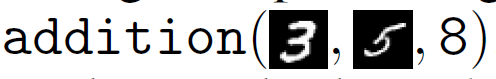
#> input picture 2018202135/photos/2.PNG, 496 x 79 px, found by its file name
$ python rotate_extend.py   (older library calls are emulated)
#> lines starting #> are read from the running program, lines starting #| are printed output that depends on the picture; after the words box and inside, x2 and y2 are one past the last pixel; in counts of white or black regions, pixels touching at a corner belong together
import cv2
import numpy as np
import random

path = 'D://Tello/img'

def find_contours(Laplacian):
    #binaryimg = cv2.Canny(res, 50, 200) #二值化，canny检测
    h,_ = cv2.findContours(Laplacian,cv2.RETR_EXTERNAL,cv2.CHAIN_APPROX_NONE) #寻找轮廓
    contour = h
    contour = sorted(contour, key = cv2.contourArea, reverse=True)#对一系列轮廓点坐标按它们围成的区域面积进行排序
    return contour

def rotate(image, scale=0.9):
    angle = random.randrange(-90, 90)#随机角度
    w = image.shape[1]
    h = image.shape[0]
    #rotate matrix
    M = cv2.getRotationMatrix2D((w/2,h/2), angle, scale)
    #rotate
    image = cv2.warpAffine(image,M,(w,h))
    return image

'''for i in range(0, 10):
        cnt = 9
        for j in range(1, 9):
            roi = cv2.imread(path + '/' + str(i) + '/' + str(j)+'.png')
            for k in range(12):
                img_rotation = rotate(roi)#旋转
                cv2.imwrite(path + '/' + str(i) + '/' + str(cnt)+ '.png',img_rotation)
                cnt += 1
                img_flip = cv2.flip(img_rotation,1)#翻转
                cv2.imwrite(path + str(i) + '_' + str(cnt)+ '.png',img_flip)
                cnt += 1
            print(i,'_',j,'完成')
'''
pict = cv2.imread(path + '/1/2.png')
#> pict is the input picture: shape (79, 496, 3); mean B, G, R 196.4, 196.1, 196.2
ycrcb = cv2.cvtColor(pict, cv2.COLOR_BGR2YCrCb)
#> ycrcb: shape (79, 496, 3); mean of channels 0, 1, 2 196.2, 128, 128.1
(_, cr, _) = cv2.split(ycrcb)
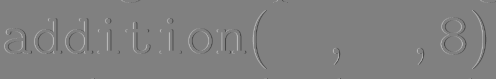
#> cr: shape (79, 496); min 71, max 183, mean 128
cr1 = cv2.GaussianBlur(cr, (5, 5), 0)
_, skin = cv2.threshold(cr1, 0, 255, cv2.THRESH_BINARY + cv2.THRESH_OTSU)
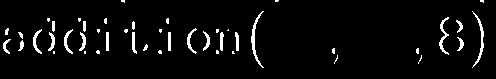
#> skin: shape (79, 496); 4.4% white; 46 white regions (23 under 20 px)
pict = cv2.bitwise_and(pict,pict,mask = skin)
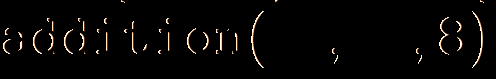
#> pict: shape (79, 496, 3); mean B, G, R 4.6, 5.7, 6.8
kernel = np.ones((3,3), np.uint8)
pict = cv2.erode(pict, kernel)
pict = cv2.dilate(pict, kernel)
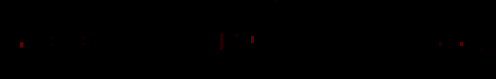
#> pict: shape (79, 496, 3); mean B, G, R 0, 0, 0.2
gray = cv2.cvtColor(pict, cv2.COLOR_BGR2GRAY)
dst = cv2.Laplacian(gray, cv2.CV_16S, ksize = 3)
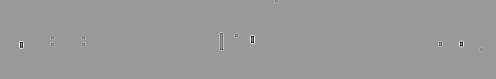
#> dst: shape (79, 496) int16; min -168, max 112, mean 0; drawn with min black and max white
Laplacian = cv2.convertScaleAbs(dst)
contour = find_contours(Laplacian)#提取轮廓点坐标
#> in find_contours, `h,_ = cv2.findContours(Laplacian,cv2.RETR_EXTERNAL,cv2.CHAIN_APPROX_NO..`: h = 12 contours, 7 with area under 20; largest, box (x1, y1, x2, y2) and area: (219, 32, 224, 51) 72, (250, 35, 255, 44) 32, (19, 41, 24, 49) 28, (459, 40, 464, 48) 28, (438, 41, 443, 47) 20
#> in find_contours, `contour = h`: contour has the same summary as h
#> contour has the same summary as h in find_contours
contour_array = contour[0][:, 0, :]#注意这里只保留区域面积最大的轮廓点坐标
#> contour_array = 44 pairs, first value 219 to 223, second value 32 to 50
ret_np = np.ones(dst.shape, np.uint8) #创建黑色幕布
ret = cv2.drawContours(ret_np,contour[0],-1,(255,255,255),1) #绘制白色轮廓
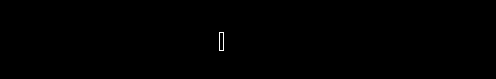
#> ret: shape (79, 496); values 1 (black) and 255 (white), 0.11% white in thin lines or dots, all inside (x1, y1, x2, y2) = (219, 32, 224, 51)
cv2.imshow("test",ret)
cv2.waitKey(0)
